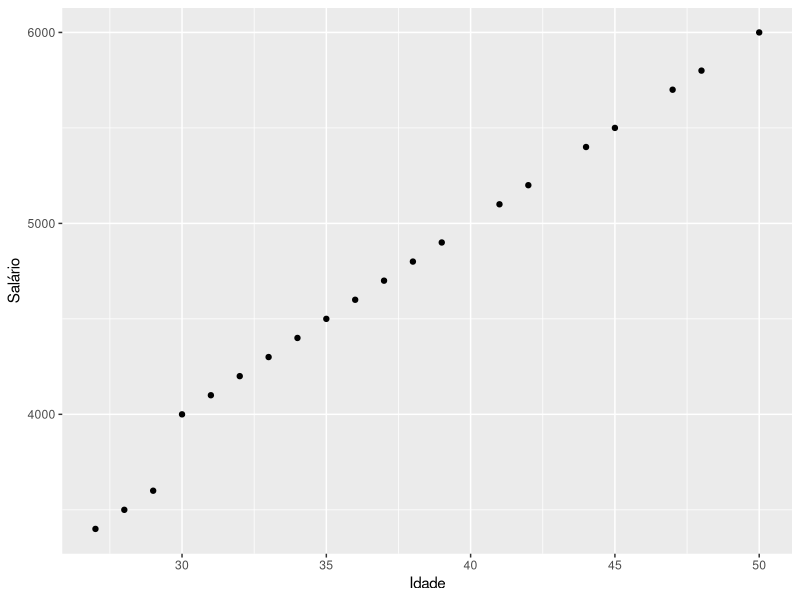
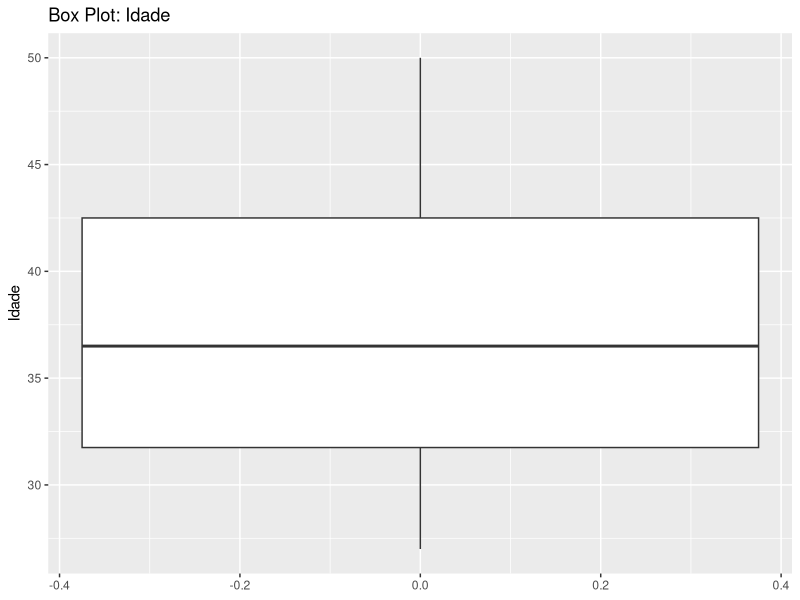
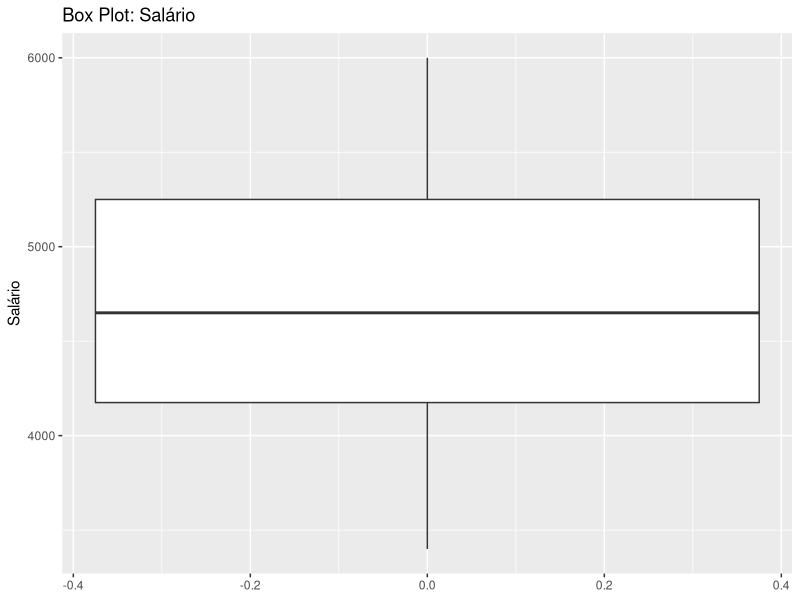

The R script that drew these images, in order:
library(ggplot2)

dados = data.frame(
  Idade = c(28, 32, 45, 29, 38, 50, 42, 35, 31, 48, 27, 39, 33, 47, 36, 30, 44, 37, 34, 41),
  Salario = c(3500, 4200, 5500, 3600, 4800, 6000, 5200, 4500, 4100, 5800, 3400, 4900, 4300, 5700, 4600, 4000, 5400, 4700, 4400, 5100)
)

#Passo 1:

grafico_dispersao = ggplot(data = dados, aes(x = Idade, y = Salario)) +
  geom_point() +
  labs(x = "Idade", y = "Salário")
  ggtitle("Gráfico de Dispersão: Idade x Salário")
  
print(grafico_dispersao)

#Passo 2:

modelo_regressao = lm(Salario ~ Idade, data = dados)
coeficientes = coef(modelo_regressao)
cat("Equação de regressão linear: Salário = ", coeficientes[1], " + ", coeficientes[2], " * Idade\n")

#passo 3:

resumo_modelo = summary(modelo_regressao)
r_quadrado = resumo_modelo$r.squared
cat("Coeficiente de Determinação (R²): ", r_quadrado, "\n")

#Passo 4:

coeficiente_Correlacao = cor(dados$Idade, dados$Salario)
cat("Coeficiente de Correlação (r): ", coeficiente_Correlacao, "\n")

#Passo 5:

media_idade = mean(dados$Idade)
mediana_idade = median(dados$Idade)

desvio_padrao_idade = sd(dados$Idade)
iqr_idade = IQR(dados$Idade)

media_salario = mean(dados$Salario)
mediana_salario = median(dados$Salario)


desvio_padrao_salario = sd(dados$Salario)
iqr_salario = IQR(dados$Salario)

cat("Medidas de Posição e Dispersão para Idade:\n")
cat("Média da Idade: ", media_idade, "\n")
cat("Mediana da Idade: ", mediana_idade, "\n")
cat("Desvio Padrão da Idade: ", desvio_padrao_idade, "\n")
cat("IQR (Intervalo Interquartil) da Idade: ", iqr_idade, "\n\n")

cat("Medidas de Posição e Dispersão para Salário:\n")
cat("Média do Salário: ", media_salario, "\n")
cat("Mediana do Salário: ", mediana_salario, "\n")
cat("Desvio Padrão do Salário: ", desvio_padrao_salario, "\n")
cat("IQR (Intervalo Interquartil) do Salário: ", iqr_salario, "\n")

#Passo 6:

boxplot_idade = ggplot(data = dados, aes(y = Idade)) +
  geom_boxplot() +
  labs(y = "Idade", title = "Box Plot: Idade")

boxplot_salario = ggplot(data = dados, aes(y = Salario)) +
  geom_boxplot() +
  labs(y = "Salário", title = "Box Plot: Salário")

print(boxplot_idade)
print(boxplot_salario)